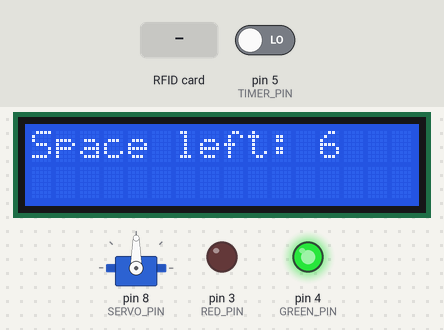
Bench run of a sketch on a simulated Arduino Uno, built with avr-gcc and run on an emulated ATmega328P. Shown: servo, 16×2 character LCD, output pins drawn as LEDs (lit = HIGH). The test bench sets the inputs (shaded band); at power-on: pin 5 (TIMER_PIN) LOW. Pins used as bus, display or sensor lines are not drawn; what the sketch prints to the serial monitor is not drawn.

Above: at 1.3 s.
1.4 s: RFID card 31 DF 39 20 held to the reader
At 1.8 s:
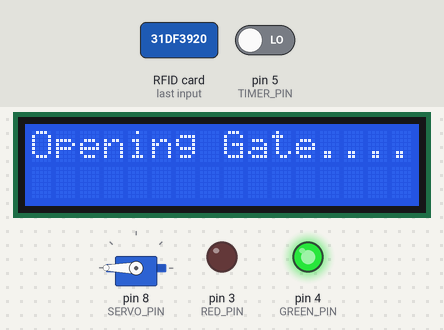
At 4.8 s:
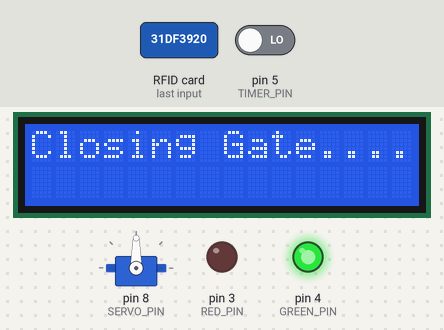
5.9 s: RFID card 31 DF 39 20 held to the reader
At 7.0 s:
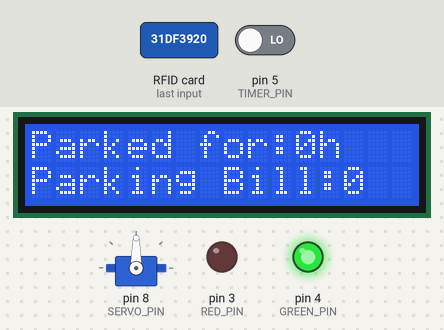
Timing chart, 0 to 14.0 s (numbered marks = the images above; inputs shaded):
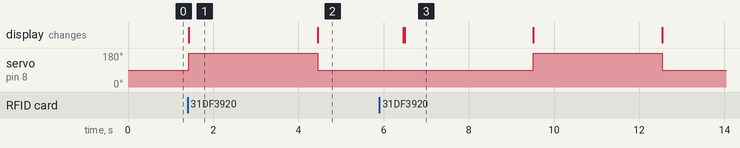

The sketch:

SPS.ino
```cpp
//Author JihanAlam_ID:16301199_Theory_Section_01_Lab_Section 01
#include <Wire.h>
#include <Servo.h>
#include <LiquidCrystal_I2C.h>
#include <SPI.h>
#include <MFRC522.h>

#define SS_PIN 10
#define RST_PIN 9
#define SERVO_PIN 8
#define TIMER_PIN 5
#define GREEN_PIN 4
#define RED_PIN 3


MFRC522 mfrc522(SS_PIN, RST_PIN);
Servo servo_1;
LiquidCrystal_I2C lcd(0x27, 2, 1, 0, 4, 5, 6, 7, 3, POSITIVE);

boolean park_space[]={0,0,0,0,0,0,0};
int time_table[]={0,0,0,0,0,0,0};
int timer=0;
int space=6;

void setup()
{
  servo_1.attach(SERVO_PIN);
  lcd.begin(16,2);
  update_display();
  pinMode(TIMER_PIN, INPUT);
  pinMode(GREEN_PIN, OUTPUT);
  pinMode(RED_PIN, OUTPUT);
  Serial.begin(9600);
  SPI.begin();
  mfrc522.PCD_Init();
  Serial.println("Put your card to the reader...");
  Serial.println();
}

void loop()
{
  int val = digitalRead(TIMER_PIN);
  if(val==HIGH){
    timer++;
    Serial.println(timer);
    delay(500);
    }
  if ( ! mfrc522.PICC_IsNewCardPresent())
  {
    return;
  }
  if ( ! mfrc522.PICC_ReadCardSerial())
  {
    return;
  }
  Serial.print("UID tag :");
  String content= "";
  byte letter;
  for (byte i = 0; i < mfrc522.uid.size; i++)
  {
     Serial.print(mfrc522.uid.uidByte[i] < 0x10 ? " 0" : " ");
     Serial.print(mfrc522.uid.uidByte[i], HEX);
     content.concat(String(mfrc522.uid.uidByte[i] < 0x10 ? " 0" : " "));
     content.concat(String(mfrc522.uid.uidByte[i], HEX));
  }
  Serial.println();
  content.toUpperCase();

  if (content.substring(1) == "31 DF 39 20"){
    add_or_removecar(1);
  }
  else if (content.substring(1) == "31 6B 83 20"){
    add_or_removecar(2);
  }
  else if (content.substring(1) == "94 83 1C BA"){
    add_or_removecar(3);
  }
  else if (content.substring(1) == "41 0D FC 20"){
    add_or_removecar(4);
  }
  else if (content.substring(1) == "31 F2 7C 20"){
    add_or_removecar(5);
  }
  else if (content.substring(1) == "41 15 EE 20"){
    add_or_removecar(6);
  }
  else{
    Serial.println("invalid tag");
  }
}

void add_or_removecar(int index){
  if(park_space[index]==false){
      park_space[index]=true;
      time_table[index]=timer;
      space--;
      }
    else if(park_space[index]==true){
      park_space[index]=false;
      calculate_bill(index);
      time_table[index]=0;
      space++;
      }
      open_gate();
      delay(3000);
      close_gate();
      delay(2000);
      update_display();
}

void calculate_bill(int index){ //test
    int bill_per_hour=20;
    int parking_time=(timer-time_table[index]);
    int total_bill=(parking_time*bill_per_hour);
    lcd.clear();
    lcd.setCursor(0,0);
    lcd.print("Parked for:"+String(parking_time)+"h");
    lcd.setCursor(0,1);
    lcd.print("Parking Bill:"+String(total_bill));
    delay(3000);
}

void open_gate(){
  lcd.clear();
  lcd.setCursor(0,0);
  lcd.print("Opening Gate....");
  servo_1.write(180);
}

void close_gate(){
  lcd.clear();
  lcd.setCursor(0,0);
  lcd.print("Closing Gate....");
  servo_1.write(90);
}

void update_display(){
  if(space==0){
    digitalWrite(RED_PIN, HIGH);
    digitalWrite(GREEN_PIN, LOW);
    }
    else{
    digitalWrite(GREEN_PIN, HIGH);
    digitalWrite(RED_PIN, LOW);
    }
  lcd.clear();
  lcd.setCursor(0,0);
  lcd.print("Space left: "+ String(space));
}
```

Measured:
- after the input at 1.4 s, servo on pin 8 (SERVO_PIN): 90° → 180° at once, → 90° 3.0 s later; the display: changes at once (image 1)
- after the input at 5.9 s, servo on pin 8 (SERVO_PIN): 90° → 180° after 3.6 s, → 90° 3.0 s later; the display: first differs from a run without the input after 0.60 s (image 3)
- what the display in image 1 shows lasts 3.0 s, from 1.4 s to 4.4 s
